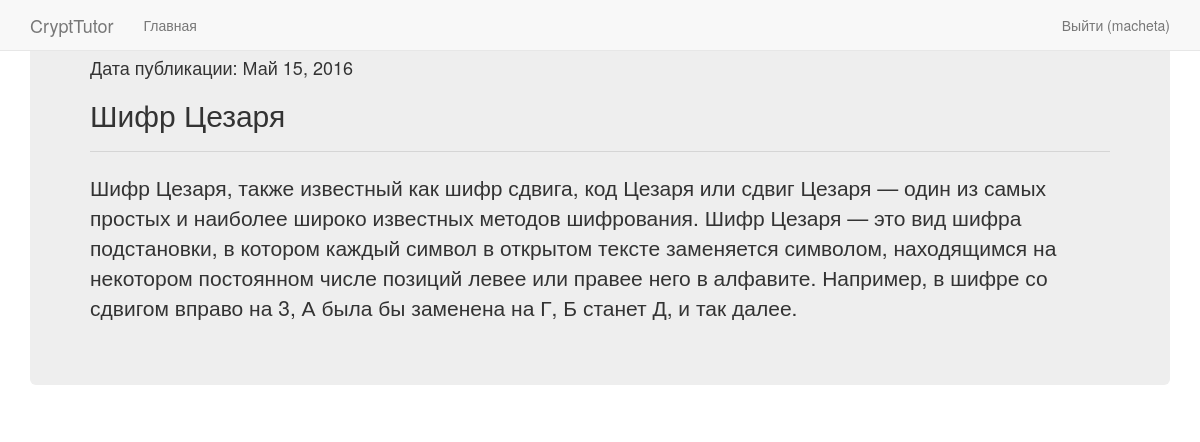
/theory/all/lesson/5/ (signed in), run on the app's committed database.
### vkr/models.py (models this page shows, shortened)
class theory(models.Model):
    class Meta():
        db_table = "theory"
    theory_title = models.CharField(max_length = 200)
    theory_text = models.TextField()
    theory_date = models.DateField()

### vkr/views.py (the view)
# urls.py: url(r'^theory/all/lesson/(?P<theory_id>\d+)/$', 'vkr.views.oneTheory'),
def oneTheory(request, theory_id):
    return render_to_response('oneTheory.html', {'oneTheory': theory.objects.get(id=theory_id), 'username': auth.get_user(request).username})

### templates/oneTheory.html (shortened to what this page needs)
{% load staticfiles %}
<!DOCTYPE html>
<html lang="ru">
        <head>
            <link rel="stylesheet" type="text/css" href="{% static "static/css/bootstrap.css" %}">
        </head>
    <body>
    <div class="navbar navbar-default navbar-fixed-top" role="navigation">
      <div class="container">
        <div class="navbar-header">
          <a class="navbar-brand" href="#">CryptTutor</a>
        </div>
        <div class="navbar-collapse collapse">
          <ul class="nav navbar-nav">
            <li><a href="#">Главная</a></li>
          </ul>
          <ul class="nav navbar-nav navbar-right">
              {% if username %}
                <li><a href="/auth/logout/">Выйти ({{ username }}) </a> </li>
              {% else %}
                <li><a href="/auth/login/">Войти</a> </li>
              {% endif %}
          </ul>
        </div>
      </div>
    </div>
<div class="container">
<div class="jumbotron">
        <h4>Дата публикации: {{ oneTheory.theory_date }}</h4>
        <h2>{{ oneTheory.theory_title }}</h2>
        <hr>
        <p>{{ oneTheory.theory_text }}</p>
    </div>
    </div>
    </body>
</html>

### data on the page
theory: theory_date "Май 15, 2016", theory_title "Шифр Цезаря", theory_text "Шифр Цезаря, также известный как шифр сдвига, код Цезаря или сдвиг Цезаря — один из самых простых и наиболее широко известных методов шифрования. Шифр Цезаря — это вид шифра подстановки, в котором каждый символ в открытом тексте заменяется символом, находящимся на некотором постоянном числе позиций левее или правее него в алфавите. Например, в шифре со сдвигом вправо на 3, А была бы заменена на Г, Б станет Д, и так далее."

### other printed values
{{ username }} "macheta"
